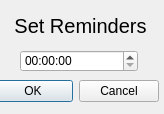
<?xml version="1.0" encoding="UTF-8"?>
<ui version="4.0">
 <class>Dialog</class>
 <widget class="QDialog" name="Dialog">
  <property name="geometry">
   <rect>
    <x>0</x>
    <y>0</y>
    <width>164</width>
    <height>114</height>
   </rect>
  </property>
  <property name="windowTitle">
   <string>Dialog</string>
  </property>
  <widget class="QLabel" name="label">
   <property name="geometry">
    <rect>
     <x>0</x>
     <y>-10</y>
     <width>161</width>
     <height>71</height>
    </rect>
   </property>
   <property name="font">
    <font>
     <pointsize>15</pointsize>
    </font>
   </property>
   <property name="text">
    <string>Set Reminders</string>
   </property>
   <property name="alignment">
    <set>Qt::AlignCenter</set>
   </property>
  </widget>
  <widget class="QTimeEdit" name="timeEdit">
   <property name="geometry">
    <rect>
     <x>20</x>
     <y>50</y>
     <width>118</width>
     <height>22</height>
    </rect>
   </property>
  </widget>
  <widget class="QDialogButtonBox" name="buttonBox">
   <property name="geometry">
    <rect>
     <x>-90</x>
     <y>80</y>
     <width>249</width>
     <height>23</height>
    </rect>
   </property>
   <property name="orientation">
    <enum>Qt::Horizontal</enum>
   </property>
   <property name="standardButtons">
    <set>QDialogButtonBox::Cancel|QDialogButtonBox::Ok</set>
   </property>
  </widget>
 </widget>
 <resources/>
 <connections>
  <connection>
   <sender>buttonBox</sender>
   <signal>rejected()</signal>
   <receiver>Dialog</receiver>
   <slot>reject()</slot>
   <hints>
    <hint type="sourcelabel">
     <x>306</x>
     <y>170</y>
    </hint>
    <hint type="destinationlabel">
     <x>286</x>
     <y>191</y>
    </hint>
   </hints>
  </connection>
  <connection>
   <sender>buttonBox</sender>
   <signal>accepted()</signal>
   <receiver>Dialog</receiver>
   <slot>accept()</slot>
   <hints>
    <hint type="sourcelabel">
     <x>238</x>
     <y>164</y>
    </hint>
    <hint type="destinationlabel">
     <x>157</x>
     <y>191</y>
    </hint>
   </hints>
  </connection>
 </connections>
</ui>
